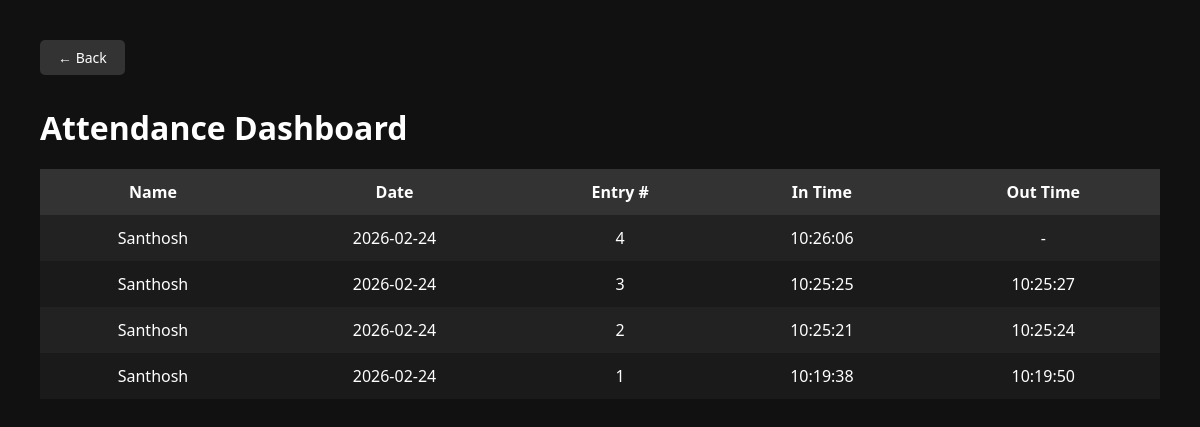
Page /dashboard on the earlier database version.
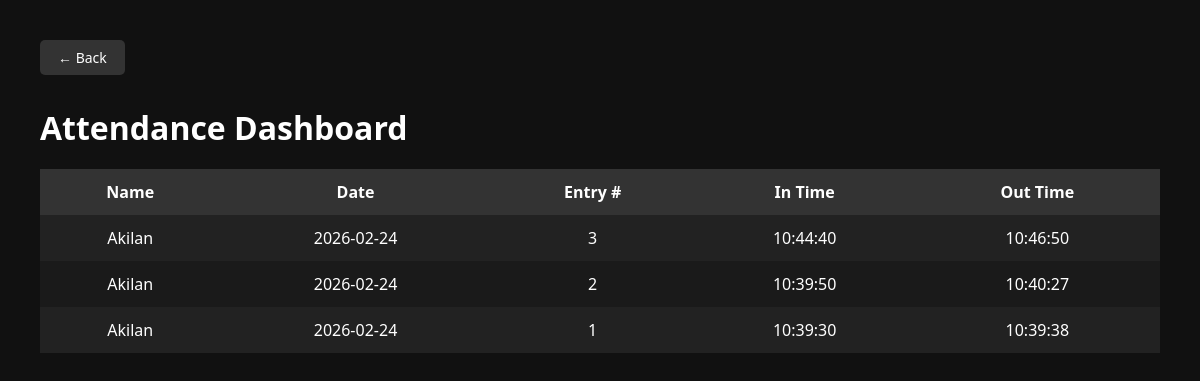
Same page on the later database version.
### tables this page shows
CREATE TABLE attendance (
            id INTEGER PRIMARY KEY AUTOINCREMENT,
            student_id INTEGER,
            date TEXT,
            in_time TEXT,
            out_time TEXT,
            entry_number INTEGER DEFAULT 1,
            FOREIGN KEY(student_id) REFERENCES students(id)
        );

CREATE TABLE students (
            id INTEGER PRIMARY KEY AUTOINCREMENT,
            name TEXT NOT NULL,
            roll_number TEXT,
            rfid_uid TEXT UNIQUE NOT NULL
        );

### app.py (the view)
@app.route("/dashboard")
def dashboard():
    conn = get_db()
    cursor = conn.cursor()
    records = cursor.execute('''
        SELECT students.name, attendance.date, attendance.in_time, attendance.out_time, attendance.entry_number
        FROM attendance
        JOIN students ON students.id = attendance.student_id
        ORDER BY attendance.date DESC, attendance.entry_number DESC
    ''').fetchall()
    conn.close()
    return render_template("dashboard.html", records=records)

### app.py (called while the page is built)
def get_db():
    conn = sqlite3.connect(DATABASE)
    conn.row_factory = sqlite3.Row
    return conn

### templates/dashboard.html (shortened to what this page needs)
<!DOCTYPE html>
<html>
<head>
    <link rel="stylesheet" href="{{ url_for('static', filename='style.css') }}">
</head>
<body>
<div class="dashboard-container">
    <a href="/" class="back-btn">&larr; Back</a>
    <h1>Attendance Dashboard</h1>
    <table>
        <thead>
            <tr>
                <th>Name</th>
                <th>Date</th>
                <th>Entry #</th>
                <th>In Time</th>
                <th>Out Time</th>
            </tr>
        </thead>
        <tbody>
            {% for record in records %}
            <tr>
                <td>{{ record.name }}</td>
                <td>{{ record.date }}</td>
                <td>{{ record.entry_number }}</td>
                <td>{{ record.in_time }}</td>
                <td>{{ record.out_time if record.out_time else '-' }}</td>
            </tr>
            {% endfor %}
        </tbody>
    </table>
</div>
</body>
</html>

### static/style.css (style rules this page uses)
body { margin: 0; font-family: 'Segoe UI', sans-serif; background: #111; color: white; }
.dashboard-container { padding: 40px; position: relative; }
.back-btn { display: inline-block; padding: 8px 18px; background: #333; color: white; text-decoration: none; border-radius: 5px; font-size: 14px; transition: background 0.2s; margin-bottom: 10px; }
.dashboard-container h1 { margin-bottom: 20px; }
table { width: 100%; border-collapse: collapse; background: #222; }
th, td { padding: 12px; text-align: center; }
th { background: #333; }
tr:nth-child(even) { background: #1a1a1a; }

Differences in the rows shown:
removed attendance: name "Santhosh", date "2026-02-24", entry_number "4", in_time "10:26:06", out_time "-"
changed attendance (number 1 of 3 on the later page): name "Santhosh" → "Akilan"; in_time "10:25:25" → "10:44:40"; out_time "10:25:27" → "10:46:50"
changed attendance (number 2 of 3 on the later page): name "Santhosh" → "Akilan"; in_time "10:25:21" → "10:39:50"; out_time "10:25:24" → "10:40:27"
changed attendance (number 3 of 3 on the later page): name "Santhosh" → "Akilan"; in_time "10:19:38" → "10:39:30"; out_time "10:19:50" → "10:39:38"
